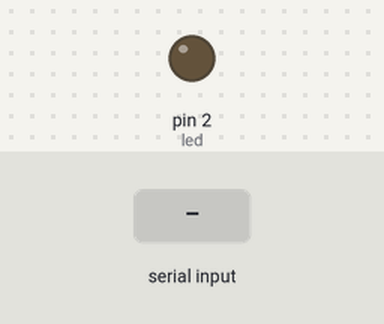
Bench run of a sketch on a simulated Arduino Uno, built with avr-gcc and run on an emulated ATmega328P. Shown: output pins drawn as LEDs (lit = HIGH). Dashed ring = blinking. The inputs (shaded band) are chosen by the test bench. What the sketch prints to the serial monitor is not drawn.

Above: at 1.2 s.
1.3 s: "90,45\n" received over Serial
At 1.7 s:
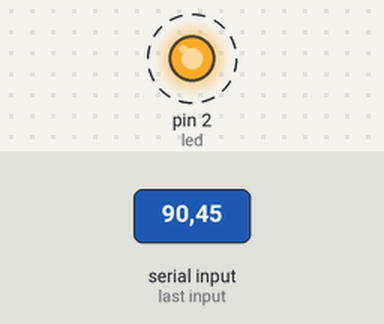
Timing chart, 0 to 10.3 s (numbered marks = the images above; inputs shaded):
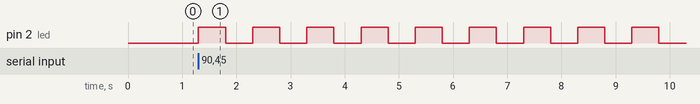

The sketch:

pruebaMonitorSerial.ino
```cpp
char entrada;        //Definimos una variable char para la lectura del monitor serial
int entradaInt;      //Definimos una variable int para almacenar el valor numerico de la entrada
const int led = 2;   //Definimos una constante led y le asignamos el valor 2
const int ms = 500;  //Definimos una constante ms y le asignamos el valor 500

void setup() {
  Serial.begin(9600);                       //Inicializamos el monitor serial en 9600 bauds
  pinMode(led, OUTPUT);                     //Se establece el pin led como una salida
  Serial.println("\nInicio del programa");  //Se indica que el programa ya inició y recibe entradas
}

void loop() {
  if (Serial.available() > 0) {              //Si el monitor serial tiene por lo menos un caractér para leer...
    entrada = Serial.read();                 //Se almacena el caractér en la variable char entrada
    if (entrada >= '1' && entrada <= '9') {  //Si esta entrada es un número entre el 1 y el 9...
      entradaInt = String(entrada).toInt();  //Se castea de char a int
      for (int i = 0; i < entradaInt; i++) {
        digitalWrite(led, HIGH);  //Se prenderá y apagará el led definido
        delay(ms);                //en interválos de ms milisegundos+
        digitalWrite(led, LOW);
        delay(ms);
      }
    }
  }
}
```

Measured:
- after the input at 1.3 s, pin 2 (led): alternates HIGH for 0.50 s and LOW for 0.50 s, starting at once
